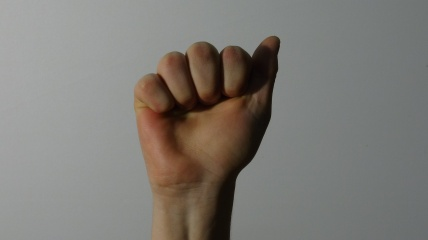
#> input picture Laboratorio/Laboratorio 5/images_redimen/06.jpg, 428 x 240 px
$ jupyter execute Lab5_TDSIII_ChaparroCastellanos_JuanCamilo_Restrepo_Sebastian_Escobar.ipynb   (shell and % lines are left out)
#> lines starting #> are read from the running program, lines starting #| are printed output that depends on the picture; after the words box and inside, x2 and y2 are one past the last pixel; in counts of white or black regions, pixels touching at a corner belong together
# Laboratorio #5 TDSIII
# Laboratorio Análisis de componentes principales (PCA)
## Juan Camilo Chaparro Castellanos | Sebastian Escobar Osorio
## CC 1039466438 | CC 1017231742

[cell 1]
import librosa as lr
import numpy as np
from IPython.display import Audio
import soundfile as sf
import matplotlib.pyplot as plt
import seaborn as sns; sns.set()
import pandas as pd
import scipy as sp
from scipy.stats import skew, kurtosis
from scipy.fft import fft
import seaborn as sbn
from sklearn.decomposition import PCA
import cv2
import os
from skimage.feature import hog, multiblock_lbp

#### A continuación se realiza el proceso sobre una de las imagenes del dataseet, iniciando por la segmentación

[cell 2]
import cv2
imagen = cv2.imread('./images_redimen/06.jpg', cv2.IMREAD_GRAYSCALE)
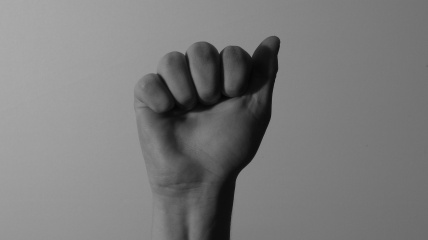
#> imagen: shape (240, 428); min 3, max 170, mean 123.7

[cell 3]
imagen_suavizada = cv2.GaussianBlur(imagen, (5, 5), 0) #filtro para reducir ruido
_, umbral = cv2.threshold(imagen_suavizada, 127, 255, cv2.THRESH_BINARY) #thresholding para segmentar imagen
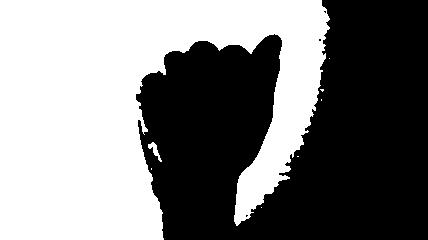
#> umbral: shape (240, 428); 49.7% white; 8 white regions (6 under 20 px)
contornos, _ = cv2.findContours(umbral, cv2.RETR_TREE, cv2.CHAIN_APPROX_SIMPLE) #Contornos
#> contornos = 11 contours, 9 with area under 20; largest, box (x1, y1, x2, y2) and area: (0, 0, 330, 240) 50100, (148, 142, 162, 162) 70
imagen_contornos = cv2.cvtColor(imagen, cv2.COLOR_GRAY2BGR) # Dibujar contornos
cv2.drawContours(imagen_contornos, contornos, -1, (0, 255, 0), 2)
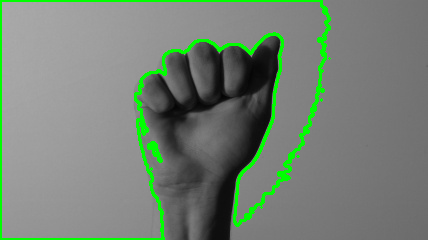
#> imagen_contornos: shape (240, 428, 3); mean B, G, R 117.2, 129.4, 117.2
# Mostrar resultados
plt.figure(figsize=(10, 5))
#> (this line was passed over: IPython is not available in this run)
plt.subplot(1, 2, 1)
#> (this line was passed over: IPython is not available in this run)
plt.imshow(imagen, cmap='gray')
#> (this line was passed over: IPython is not available in this run)
plt.title('Imagen Original')
#> (this line was passed over: IPython is not available in this run)

plt.subplot(1, 2, 2)
#> (this line was passed over: IPython is not available in this run)
plt.imshow(imagen_contornos)
#> (this line was passed over: IPython is not available in this run)
plt.title('Imagen Segmentada con Contornos')
#> (this line was passed over: IPython is not available in this run)

plt.show()
